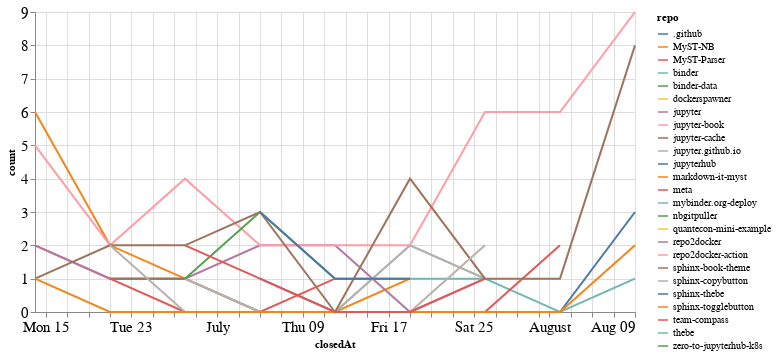

Source (notebook cell):
### Code cell
closed_by_time = closed_by.groupby('repo').resample('W', on='closedAt').count()['author'].reset_index()
closed_by_time = closed_by_time.rename(columns={'author': 'count'})

alt.Chart(closed_by_time, width=600).mark_line().encode(
    x='closedAt',
    y='count',
    color='repo',
    tooltip="repo"
)

### Figure 1 — Vega-Lite specification as saved in the notebook (floating-point values rounded to 4 significant figures)
{"config": {"axisLeft": {"labelFontSize": 15}, "axisBottom": {"labelFontSize": 15}}, "data": {"name": "data-6cec5a9c67eca36e00d2285fc8509eb0"}, "mark": "line", "encoding": {"color": {"type": "nominal", "field": "repo"}, "tooltip": {"type": "nominal", "field": "repo"}, "x": {"type": "temporal", "field": "closedAt"}, "y": {"type": "quantitative", "field": "count"}}, "width": 600, "$schema": "https://vega.github.io/schema/vega-lite/v4.8.1.json", "datasets": {"data-6cec5a9c67eca36e00d2285fc8509eb0": [{"repo": ".github", "closedAt": "2020-07-05T00:00:00", "count": 1}, {"repo": ".github", "closedAt": "2020-07-12T00:00:00", "count": 0}, {"repo": ".github", "closedAt": "2020-07-19T00:00:00", "count": 0}, {"repo": ".github", "closedAt": "2020-07-26T00:00:00", "count": 0}, {"repo": ".github", "closedAt": "2020-08-02T00:00:00", "count": 0}, {"repo": ".github", "closedAt": "2020-08-09T00:00:00", "count": 3}, {"repo": "MyST-NB", "closedAt": "2020-06-14T00:00:00", "count": 6}, {"repo": "MyST-NB", "closedAt": "2020-06-21T00:00:00", "count": 2}, {"repo": "MyST-NB", "closedAt": "2020-06-28T00:00:00", "count": 1}, {"repo": "MyST-NB", "closedAt": "2020-07-05T00:00:00", "count": 0}, {"repo": "MyST-NB", "closedAt": "2020-07-12T00:00:00", "count": 0}, {"repo": "MyST-NB", "closedAt": "2020-07-19T00:00:00", "count": 1}, {"repo": "MyST-Parser", "closedAt": "2020-06-14T00:00:00", "count": 2}, {"repo": "MyST-Parser", "closedAt": "2020-06-21T00:00:00", "count": 1}, {"repo": "MyST-Parser", "closedAt": "2020-06-28T00:00:00", "count": 1}, {"repo": "MyST-Parser", "closedAt": "2020-07-05T00:00:00", "count": 0}, {"repo": "MyST-Parser", "closedAt": "2020-07-12T00:00:00", "count": 1}, {"repo": "MyST-Parser", "closedAt": "2020-07-19T00:00:00", "count": 1}, {"repo": "binder", "closedAt": "2020-06-28T00:00:00", "count": 1}, {"repo": "binder", "closedAt": "2020-07-05T00:00:00", "count": 0}, {"repo": "binder", "closedAt": "2020-07-12T00:00:00", "count": 0}, {"repo": "binder", "closedAt": "2020-07-19T00:00:00", "count": 2}, {"repo": "binder", "closedAt": "2020-07-26T00:00:00", "count": 1}, {"repo": "binder", "closedAt": "2020-08-02T00:00:00", "count": 0}, {"repo": "binder", "closedAt": "2020-08-09T00:00:00", "count": 1}, {"repo": "binder-data", "closedAt": "2020-06-21T00:00:00", "count": 1}, {"repo": "dockerspawner", "closedAt": "2020-06-28T00:00:00", "count": 2}, {"repo": "jupyter", "closedAt": "2020-06-14T00:00:00", "count": 2}, {"repo": "jupyter", "closedAt": "2020-06-21T00:00:00", "count": 1}, {"repo": "jupyter", "closedAt": "2020-06-28T00:00:00", "count": 1}, {"repo": "jupyter", "closedAt": "2020-07-05T00:00:00", "count": 2}, {"repo": "jupyter", "closedAt": "2020-07-12T00:00:00", "count": 2}, {"repo": "jupyter", "closedAt": "2020-07-19T00:00:00", "count": 0}, {"repo": "jupyter", "closedAt": "2020-07-26T00:00:00", "count": 1}, {"repo": "jupyter-book", "closedAt": "2020-06-14T00:00:00", "count": 5}, {"repo": "jupyter-book", "closedAt": "2020-06-21T00:00:00", "count": 2}, {"repo": "jupyter-book", "closedAt": "2020-06-28T00:00:00", "count": 4}, {"repo": "jupyter-book", "closedAt": "2020-07-05T00:00:00", "count": 2}, {"repo": "jupyter-book", "closedAt": "2020-07-12T00:00:00", "count": 2}, {"repo": "jupyter-book", "closedAt": "2020-07-19T00:00:00", "count": 2}, {"repo": "jupyter-book", "closedAt": "2020-07-26T00:00:00", "count": 6}, {"repo": "jupyter-book", "closedAt": "2020-08-02T00:00:00", "count": 6}, {"repo": "jupyter-book", "closedAt": "2020-08-09T00:00:00", "count": 9}, {"repo": "jupyter-cache", "closedAt": "2020-06-21T00:00:00", "count": 1}, {"repo": "jupyter-cache", "closedAt": "2020-06-28T00:00:00", "count": 1}, {"repo": "jupyter.github.io", "closedAt": "2020-06-28T00:00:00", "count": 1}, {"repo": "jupyter.github.io", "closedAt": "2020-07-05T00:00:00", "count": 0}, {"repo": "jupyter.github.io", "closedAt": "2020-07-12T00:00:00", "count": 0}, {"repo": "jupyter.github.io", "closedAt": "2020-07-19T00:00:00", "count": 2}, {"repo": "jupyter.github.io", "closedAt": "2020-07-26T00:00:00", "count": 1}, {"repo": "jupyterhub", "closedAt": "2020-07-12T00:00:00", "count": 1}, {"repo": "markdown-it-myst", "closedAt": "2020-08-09T00:00:00", "count": 1}, {"repo": "meta", "closedAt": "2020-06-21T00:00:00", "count": 1}, {"repo": "meta", "closedAt": "2020-06-28T00:00:00", "count": 0}, {"repo": "meta", "closedAt": "2020-07-05T00:00:00", "count": 0}, {"repo": "meta", "closedAt": "2020-07-12T00:00:00", "count": 0}, {"repo": "meta", "closedAt": "2020-07-19T00:00:00", "count": 0}, {"repo": "meta", "closedAt": "2020-07-26T00:00:00", "count": 0}, {"repo": "meta", "closedAt": "2020-08-02T00:00:00", "count": 2}, {"repo": "mybinder.org-deploy", "closedAt": "2020-07-19T00:00:00", "count": 1}, {"repo": "mybinder.org-deploy", "closedAt": "2020-07-26T00:00:00", "count": 1}, {"repo": "nbgitpuller", "closedAt": "2020-06-28T00:00:00", "count": 1}, {"repo": "nbgitpuller", "closedAt": "2020-07-05T00:00:00", "count": 3}, {"repo": "nbgitpuller", "closedAt": "2020-07-12T00:00:00", "count": 1}, {"repo": "quantecon-mini-example", "closedAt": "2020-06-21T00:00:00", "count": 1}, {"repo": "repo2docker", "closedAt": "2020-06-14T00:00:00", "count": 1}, {"repo": "repo2docker-action", "closedAt": "2020-07-26T00:00:00", "count": 1}, {"repo": "sphinx-book-theme", "closedAt": "2020-06-14T00:00:00", "count": 1}, {"repo": "sphinx-book-theme", "closedAt": "2020-06-21T00:00:00", "count": 2}, {"repo": "sphinx-book-theme", "closedAt": "2020-06-28T00:00:00", "count": 2}, {"repo": "sphinx-book-theme", "closedAt": "2020-07-05T00:00:00", "count": 3}, {"repo": "sphinx-book-theme", "closedAt": "2020-07-12T00:00:00", "count": 0}, {"repo": "sphinx-book-theme", "closedAt": "2020-07-19T00:00:00", "count": 4}, {"repo": "sphinx-book-theme", "closedAt": "2020-07-26T00:00:00", "count": 1}, {"repo": "sphinx-book-theme", "closedAt": "2020-08-02T00:00:00", "count": 1}, {"repo": "sphinx-book-theme", "closedAt": "2020-08-09T00:00:00", "count": 8}, {"repo": "sphinx-copybutton", "closedAt": "2020-06-21T00:00:00", "count": 2}, {"repo": "sphinx-copybutton", "closedAt": "2020-06-28T00:00:00", "count": 0}, {"repo": "sphinx-copybutton", "closedAt": "2020-07-05T00:00:00", "count": 0}, {"repo": "sphinx-copybutton", "closedAt": "2020-07-12T00:00:00", "count": 0}, {"repo": "sphinx-copybutton", "closedAt": "2020-07-19T00:00:00", "count": 0}, {"repo": "sphinx-copybutton", "closedAt": "2020-07-26T00:00:00", "count": 2}, {"repo": "sphinx-thebe", "closedAt": "2020-07-05T00:00:00", "count": 3}, {"repo": "sphinx-thebe", "closedAt": "2020-07-12T00:00:00", "count": 1}, {"repo": "sphinx-thebe", "closedAt": "2020-07-19T00:00:00", "count": 1}, {"repo": "sphinx-togglebutton", "closedAt": "2020-06-14T00:00:00", "count": 1}, {"repo": "sphinx-togglebutton", "closedAt": "2020-06-21T00:00:00", "count": 0}, {"repo": "sphinx-togglebutton", "closedAt": "2020-06-28T00:00:00", "count": 0}, {"repo": "sphinx-togglebutton", "closedAt": "2020-07-05T00:00:00", "count": 0}, {"repo": "sphinx-togglebutton", "closedAt": "2020-07-12T00:00:00", "count": 0}, {"repo": "sphinx-togglebutton", "closedAt": "2020-07-19T00:00:00", "count": 0}, {"repo": "sphinx-togglebutton", "closedAt": "2020-07-26T00:00:00", "count": 0}, {"repo": "sphinx-togglebutton", "closedAt": "2020-08-02T00:00:00", "count": 0}, {"repo": "sphinx-togglebutton", "closedAt": "2020-08-09T00:00:00", "count": 2}, {"repo": "team-compass", "closedAt": "2020-06-28T00:00:00", "count": 2}, {"repo": "team-compass", "closedAt": "2020-07-05T00:00:00", "count": 1}, {"repo": "team-compass", "closedAt": "2020-07-12T00:00:00", "count": 0}, {"repo": "team-compass", "closedAt": "2020-07-19T00:00:00", "count": 0}, {"repo": "team-compass", "closedAt": "2020-07-26T00:00:00", "count": 1}, {"repo": "thebe", "closedAt": "2020-07-12T00:00:00", "count": 1}, {"repo": "zero-to-jupyterhub-k8s", "closedAt": "2020-07-05T00:00:00", "count": 1}]}}
